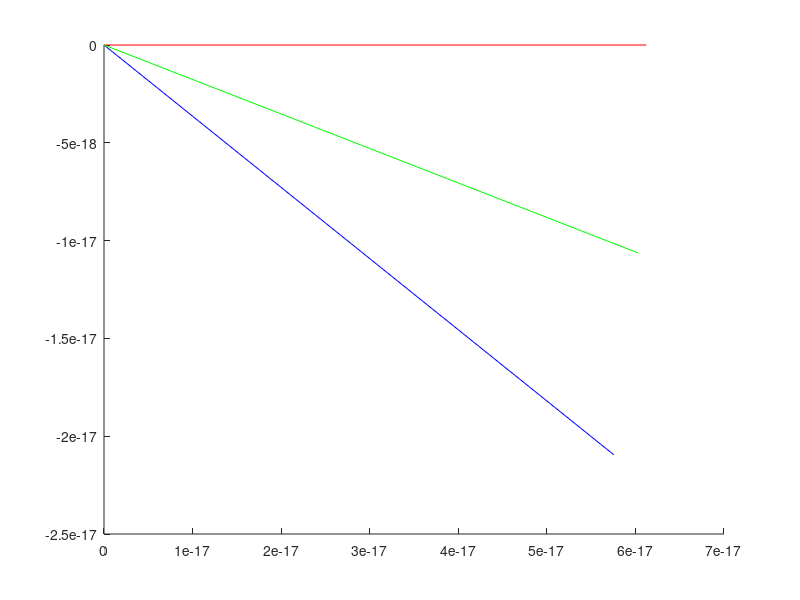

MATLAB code to generate this figure:
clc 
clear all

%% data
theta2=deg2rad(20);
theta3=deg2rad(10);

%% Arbitrary choices
gamma2=deg2rad(10);
gamma3=deg2rad(5);

%% solve
matrix=[ 1 1 -1; exp(j*theta2) exp(j*gamma2) -1; exp(j*theta3) exp(j*gamma3) -1];
vector=[exp(j*(pi/2)) exp(j*(pi/2)) exp(j*(pi/2))]';
%vector=[1 1 1]';
unknowns=matrix\vector;
a=unknowns(1);
b=unknowns(2);
c=unknowns(3);

%% plot positions
figure 
hold on
theta=[0 theta2 theta3];
gamma=[0 gamma2 gamma3];

colour=["b","r","g"];

for i=1:3
 ax=real(a*exp(j*theta(i)));
 ay=imag(a*exp(j*theta(i)));
 bx=real(b*exp(j*gamma(i)));
 by=imag(b*exp(j*gamma(i)));
 cx=c;
 cy=0;
plot([0,ax],[0,ay],char(colour(i)))
plot([ax,ax+bx],[ay,ay+by],char(colour(i)))
plot([ax+bx,ax+bx-cx],[ay+by,ay+by-cy],char(colour(i)))
end